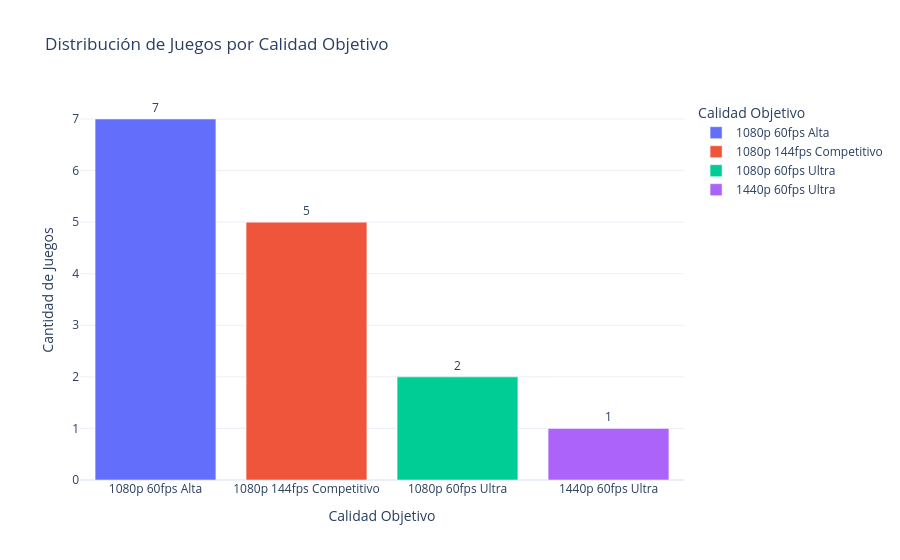

Source (notebook cell):
### Markdown cell above
---
## 4. Análisis 1 — ¿Qué exige el mercado de juegos?
Analizamos los requisitos de los 15 juegos más populares agrupados por calidad objetivo (`target_performance`).

> 💡 **Nota sobre la "Calidad Objetivo" (Valor de Negocio):**
> Los requisitos "Recomendados" oficiales suelen ser ambiguos. Durante la fase ETL, se agregó esta métrica inferida para darle sentido real a los componentes basándose en:
> 1. **El nivel del Hardware:** Si un juego pide RTX 3060 / Ryzen 5, el estándar de la industria indica que el objetivo es jugar a **1080p a 60 FPS en calidad Alta**. Si pide una RTX 3080/4070 (como Baldur's Gate 3), el objetivo salta a **1440p/4K en Ultra**.
> 2. **El género del juego (AAA vs eSports):** Juegos competitivos muy optimizados (Valorant, CS:GO2, LoL, Apex) no apuntan a 60 FPS en sus requisitos recomendados, sino a **144 FPS** para aprovechar monitores de alta tasa de refresco. A estos se les asignó `1080p 144fps Competitivo`.

Esto permite traducir nombres técnicos de hardware en **experiencias de usuario reales**, lo cual es clave para asesorar a los clientes.

### Code cell
# Conteo de juegos por target_performance
conteo_target = df_games['target_performance'].value_counts().reset_index()
conteo_target.columns = ['Calidad Objetivo', 'Cantidad de Juegos']

fig = px.bar(
    conteo_target,
    x='Calidad Objetivo', y='Cantidad de Juegos',
    color='Calidad Objetivo',
    title='Distribución de Juegos por Calidad Objetivo',
    template='plotly_white',
    text='Cantidad de Juegos'
)
fig.update_traces(textposition='outside')
fig.show()

### Figure 1 — Plotly figure (JSON) as saved in the notebook; plotly's stock layout.template omitted (floating-point values rounded to 4 significant figures)
{"data": [{"hovertemplate": "Calidad Objetivo=%{x}<br>Cantidad de Juegos=%{text}<extra></extra>", "legendgroup": "1080p 60fps Alta", "marker": {"color": "#636efa", "pattern": {"shape": ""}}, "name": "1080p 60fps Alta", "orientation": "v", "showlegend": true, "text": [7.0], "textposition": "outside", "type": "bar", "x": ["1080p 60fps Alta"], "xaxis": "x", "y": [7], "yaxis": "y"}, {"hovertemplate": "Calidad Objetivo=%{x}<br>Cantidad de Juegos=%{text}<extra></extra>", "legendgroup": "1080p 144fps Competitivo", "marker": {"color": "#EF553B", "pattern": {"shape": ""}}, "name": "1080p 144fps Competitivo", "orientation": "v", "showlegend": true, "text": [5.0], "textposition": "outside", "type": "bar", "x": ["1080p 144fps Competitivo"], "xaxis": "x", "y": [5], "yaxis": "y"}, {"hovertemplate": "Calidad Objetivo=%{x}<br>Cantidad de Juegos=%{text}<extra></extra>", "legendgroup": "1080p 60fps Ultra", "marker": {"color": "#00cc96", "pattern": {"shape": ""}}, "name": "1080p 60fps Ultra", "orientation": "v", "showlegend": true, "text": [2.0], "textposition": "outside", "type": "bar", "x": ["1080p 60fps Ultra"], "xaxis": "x", "y": [2], "yaxis": "y"}, {"hovertemplate": "Calidad Objetivo=%{x}<br>Cantidad de Juegos=%{text}<extra></extra>", "legendgroup": "1440p 60fps Ultra", "marker": {"color": "#ab63fa", "pattern": {"shape": ""}}, "name": "1440p 60fps Ultra", "orientation": "v", "showlegend": true, "text": [1.0], "textposition": "outside", "type": "bar", "x": ["1440p 60fps Ultra"], "xaxis": "x", "y": [1], "yaxis": "y"}], "layout": {"barmode": "relative", "legend": {"title": {"text": "Calidad Objetivo"}, "tracegroupgap": 0}, "title": {"text": "Distribución de Juegos por Calidad Objetivo"}, "xaxis": {"anchor": "y", "categoryarray": ["1080p 60fps Alta", "1080p 144fps Competitivo", "1080p 60fps Ultra", "1440p 60fps Ultra"], "categoryorder": "array", "domain": [0, 1], "title": {"text": "Calidad Objetivo"}}, "yaxis": {"anchor": "x", "domain": [0, 1], "title": {"text": "Cantidad de Juegos"}}}}
